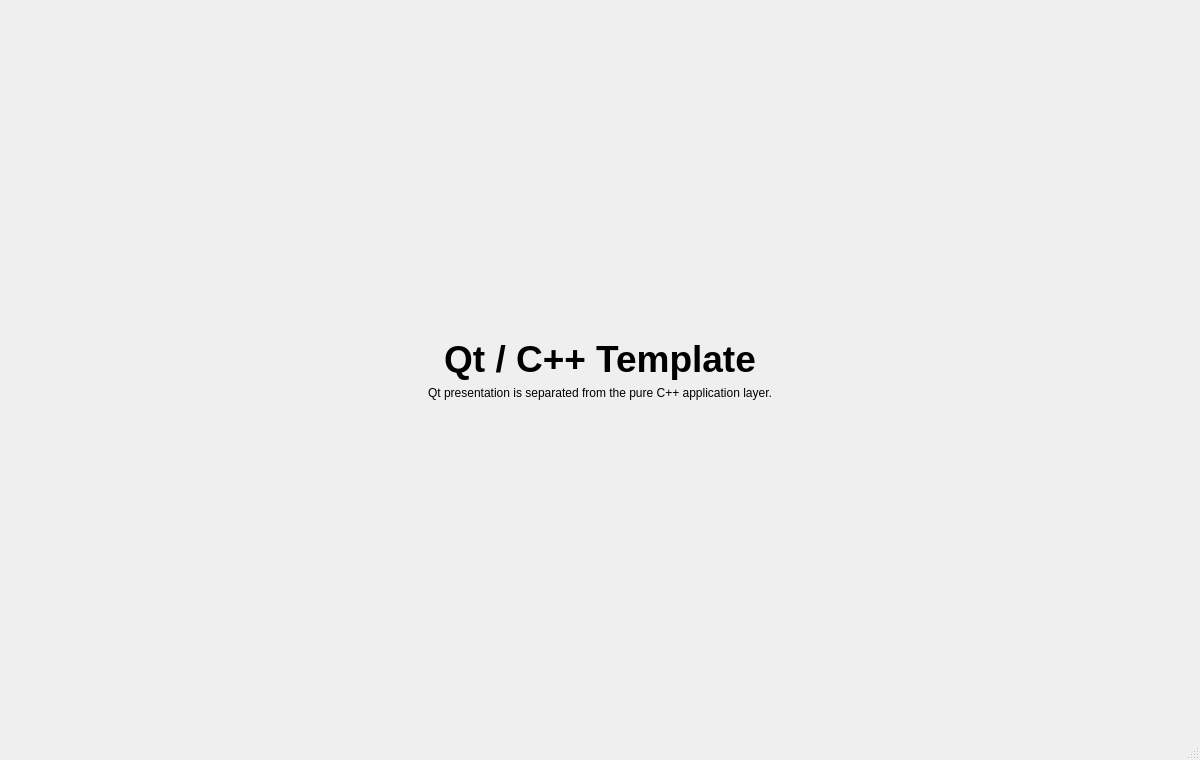
<?xml version="1.0" encoding="UTF-8"?>
<ui version="4.0">
 <class>MainWindow</class>
 <widget class="QMainWindow" name="MainWindow">
  <property name="geometry">
   <rect>
    <x>0</x>
    <y>0</y>
    <width>1200</width>
    <height>760</height>
   </rect>
  </property>
  <property name="windowTitle">
   <string>MainWindow</string>
  </property>
  <widget class="QWidget" name="centralwidget">
   <layout class="QVBoxLayout" name="verticalLayout">
    <property name="leftMargin">
     <number>48</number>
    </property>
    <property name="topMargin">
     <number>48</number>
    </property>
    <property name="rightMargin">
     <number>48</number>
    </property>
    <property name="bottomMargin">
     <number>48</number>
    </property>
    <item>
     <spacer name="verticalSpacerTop">
      <property name="orientation">
       <enum>Qt::Orientation::Vertical</enum>
      </property>
      <property name="sizeHint" stdset="0">
       <size>
        <width>20</width>
        <height>120</height>
       </size>
      </property>
     </spacer>
    </item>
    <item>
     <widget class="QLabel" name="titleLabel">
      <property name="font">
       <font>
        <pointsize>28</pointsize>
        <bold>true</bold>
       </font>
      </property>
      <property name="text">
       <string>Qt / C++ Template</string>
      </property>
      <property name="alignment">
       <set>Qt::AlignmentFlag::AlignCenter</set>
      </property>
     </widget>
    </item>
    <item>
     <widget class="QLabel" name="subtitleLabel">
      <property name="text">
       <string>Qt presentation is separated from the pure C++ application layer.</string>
      </property>
      <property name="alignment">
       <set>Qt::AlignmentFlag::AlignCenter</set>
      </property>
      <property name="wordWrap">
       <bool>true</bool>
      </property>
     </widget>
    </item>
    <item>
     <spacer name="verticalSpacerBottom">
      <property name="orientation">
       <enum>Qt::Orientation::Vertical</enum>
      </property>
      <property name="sizeHint" stdset="0">
       <size>
        <width>20</width>
        <height>240</height>
       </size>
      </property>
     </spacer>
    </item>
   </layout>
  </widget>
  <widget class="QMenuBar" name="menubar">
   <property name="geometry">
    <rect>
     <x>0</x>
     <y>0</y>
     <width>1200</width>
     <height>30</height>
    </rect>
   </property>
  </widget>
  <widget class="QStatusBar" name="statusbar"/>
 </widget>
 <resources/>
 <connections/>
</ui>
